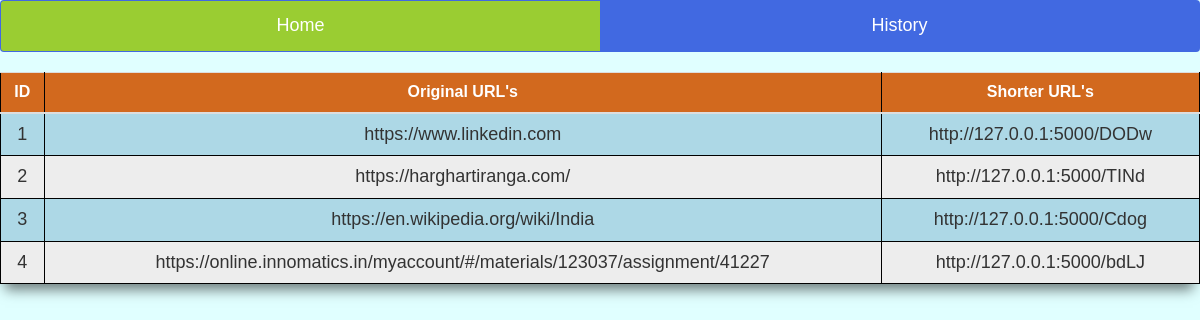
The app's page /history with its own data.
### URLShortener/URL_Basic/app.py (models this page shows, shortened)
class Urls(db.Model):
    __tablename__ = 'URLs'
    id = db.Column(db.Integer,primary_key = True)
    long = db.Column("long", db.String())
    short = db.Column("short", db.String(3))

### URLShortener/URL_Basic/app.py (the view)
@app.route('/history')
def history():
    urls = Urls.query.all()
    return render_template("history.html", urls=urls)

### URLShortener/URL_Basic/templates/history.html (shortened to what this page needs)
{% extends "layout.html" %}
{% block content %}
<table class="table table-hover table-dark table-fixed" style="background-color:#FFD">
    <tr>
        <th>ID</th>
        <th>Original URL's</th>
        <th>Shorter URL's</th>
    </tr>
    <tbody id="forbar">
   {% for url in urls %}
    <tr>
        <td>{{url.id}}</td>
        <td>{{url.long}}</td>
        <td>http://127.0.0.1:5000/{{url.short}}</td>
    </tr>
   {% endfor %}
{% endblock %}

### URLShortener/URL_Basic/templates/layout.html (shortened to what this page needs)
<!doctype html>
<html lang="en">
<head>
    <link rel="stylesheet" href="https://maxcdn.bootstrapcdn.com/bootstrap/3.4.1/css/bootstrap.min.css">
</head>
<body>
<div class="navbar">
  <a class="nav-link active" href="{{ url_for('home') }}">Home</a>
  <a class="nav-link" href="{{ url_for('history') }}">History</a>
</div>
{% block content %}
{% endblock %}
</body>
</html>

### URLShortener/URL_Basic/templates/layout.html (style rules this page uses)
* { box-sizing: border-box }
body { font-size: medium; font-family: Arial, Helvetica, sans-serif; background-color:lightcyan; }
.navbar { width: 100%; background-color: royalblue; overflow: auto; }
.navbar a { float: left; padding: 12px; color: white; text-decoration: none; font-size: 18px; width: 50%; text-align: center; }
.navbar a.active { background-color: yellowgreen; }

### URLShortener/URL_Basic/templates/history.html (style rules this page uses)
* { margin:0; padding:0; font-family:arial; box-sizing:border-box; }
table { width:600px; box-shadow:-1px 12px 12px -6px rgba(0,0,0,0.5); }
table,td,th { padding:20px; border: 1px solid black; border-collapse: collapse; text-align: center; cursor:pointer; }
td { font-size:18px; }
th { background-color:chocolate; color: white; }
tr:nth-child(odd) { background-color: lightblue; }
tr:nth-child(even) { background-color:#ededed; }

### records on screen
Urls: id "1", long "https://www.linkedin.com", short "DODw"
Urls: id "2", long "https://harghartiranga.com/", short "TINd"
Urls: id "3", long "https://en.wikipedia.org/wiki/India", short "Cdog"
Urls: id "4", long "https://online.innomatics.in/myaccount/#/materials/123037/assignment/41227", short "bdLJ"
